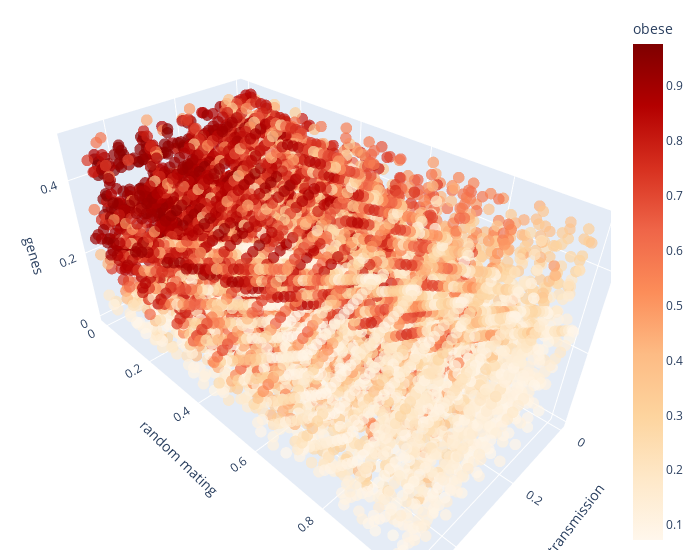

Notebook source saved alongside this figure:
### Markdown cell above
## Proportion obese

### Code cell
ef = Sensitivity(problem, df['g4'], X)
ef.score('efast')
ef.plot(save=True, filepath= plots_path + 'snp-vt-efast-prop-obese.pdf',
    move=True, moving_path= '../manuscript/plots/')
ef.plot3D(labels={'outcome':'obese', 'y':'random mating', 'x':'vertical transmission', 'z':'genes'})

sav = {
    'ef_obese_s1': ef.tabval('S1'),
    'ef_obese_st': ef.tabval('ST')
}

### Figure 1 — Plotly figure (JSON) as saved in the notebook; plotly's stock layout.template omitted (floating-point values rounded to 4 significant figures; data arrays with more than 128 entries replaced by an {"elided": "..."} marker saying what was removed)
{"data": [{"hovertemplate": "p_vertical_trans_variance=%{x}<br>p_random_mating=%{y}<br>p_genetic_variance=%{z}<br>g4=%{marker.color}<extra></extra>", "legendgroup": "", "marker": {"color": {"elided": "8000 float values"}, "coloraxis": "coloraxis", "opacity": 0.7, "size": 4, "symbol": "circle"}, "mode": "markers", "name": "", "scene": "scene", "showlegend": false, "type": "scatter3d", "x": {"elided": "8000 float values"}, "y": {"elided": "8000 float values"}, "z": {"elided": "8000 float values"}}], "layout": {"coloraxis": {"colorbar": {"title": {"text": "obese"}}, "colorscale": [[0.0, "rgb(255,247,236)"], [0.125, "rgb(254,232,200)"], [0.25, "rgb(253,212,158)"], [0.375, "rgb(253,187,132)"], [0.5, "rgb(252,141,89)"], [0.625, "rgb(239,101,72)"], [0.75, "rgb(215,48,31)"], [0.875, "rgb(179,0,0)"], [1.0, "rgb(127,0,0)"]]}, "legend": {"tracegroupgap": 0}, "margin": {"b": 10, "l": 10, "r": 20, "t": 10}, "scene": {"domain": {"x": [0.0, 1.0], "y": [0.0, 1.0]}, "xaxis": {"title": {"text": "vertical transmission"}}, "yaxis": {"title": {"text": "random mating"}}, "zaxis": {"title": {"text": "genes"}}}, "width": 700}}
